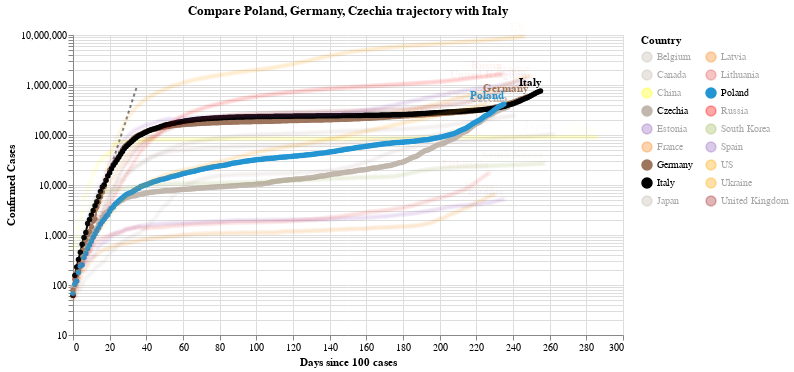

The notebook cell saved with this chart:
### Code cell
#hide_input
chart2 = make_since_chart(dff2,['Poland', 'Germany', 'Czechia'], baseline_countries)
chart2

### Figure 1 — Vega-Lite specification as saved in the notebook (floating-point values rounded to 4 significant figures; data arrays with more than 128 entries replaced by an {"elided": "..."} marker saying what was removed)
{"config": {"view": {"continuousWidth": 400, "continuousHeight": 300}}, "layer": [{"data": {"name": "data-628230001892d6798b50651be41d1b3e"}, "mark": {"type": "line", "color": "black", "opacity": 0.5, "strokeDash": [3, 3]}, "encoding": {"x": {"type": "quantitative", "field": "Days since 100 cases"}, "y": {"type": "quantitative", "field": "Confirmed Cases"}}}, {"data": {"name": "data-73217d79bd70f6730fa6f35f4e8392eb"}, "mark": {"type": "line", "point": true}, "encoding": {"color": {"type": "nominal", "field": "Country", "legend": {"columns": 2}, "scale": {"domain": ["Belgium", "Canada", "China", "Czechia", "Estonia", "France", "Germany", "Italy", "Japan", "Latvia", "Lithuania", "Poland", "Russia", "South Korea", "Spain", "US", "Ukraine", "United Kingdom"], "range": ["#C1B7AD", "#C1B7AD", "yellow", "#C1B7AD", "#9467bd", "#F58518", "#9D755D", "black", "#C1B7AD", "#F58518", "#E45756", "#2495D3", "red", "#A1BA59", "#9467bd", "orange", "orange", "brown"]}}, "opacity": {"condition": {"value": 1, "selection": "selector002"}, "value": 0.05}, "tooltip": [{"type": "nominal", "field": "Country"}, {"type": "temporal", "field": "Date"}, {"type": "quantitative", "field": "Confirmed Cases"}, {"type": "quantitative", "field": "Days since 100 cases"}], "x": {"type": "quantitative", "field": "Days since 100 cases"}, "y": {"type": "quantitative", "field": "Confirmed Cases", "scale": {"type": "log"}}}, "selection": {"selector002": {"type": "multi", "fields": ["Country"], "bind": "legend", "init": [{"Country": "Poland"}, {"Country": "Germany"}, {"Country": "Czechia"}, {"Country": "Italy"}]}}, "width": 550}, {"data": {"name": "data-73217d79bd70f6730fa6f35f4e8392eb"}, "mark": {"type": "text", "align": "right", "dy": -8, "fontWeight": "bold"}, "encoding": {"color": {"type": "nominal", "field": "Country", "legend": {"columns": 2}, "scale": {"domain": ["Belgium", "Canada", "China", "Czechia", "Estonia", "France", "Germany", "Italy", "Japan", "Latvia", "Lithuania", "Poland", "Russia", "South Korea", "Spain", "US", "Ukraine", "United Kingdom"], "range": ["#C1B7AD", "#C1B7AD", "yellow", "#C1B7AD", "#9467bd", "#F58518", "#9D755D", "black", "#C1B7AD", "#F58518", "#E45756", "#2495D3", "red", "#A1BA59", "#9467bd", "orange", "orange", "brown"]}}, "opacity": {"condition": {"value": 1, "selection": "selector002"}, "value": 0.05}, "text": {"type": "nominal", "field": "Country"}, "tooltip": [{"type": "nominal", "field": "Country"}, {"type": "temporal", "field": "Date"}, {"type": "quantitative", "field": "Confirmed Cases"}, {"type": "quantitative", "field": "Days since 100 cases"}], "x": {"type": "quantitative", "field": "Days since 100 cases"}, "y": {"type": "quantitative", "field": "Confirmed Cases", "scale": {"type": "log"}}}, "transform": [{"filter": "(datum['Date'] >= 1604361600000)"}], "width": 550}], "title": "Compare Poland, Germany, Czechia trajectory with Italy", "$schema": "https://vega.github.io/schema/vega-lite/v4.8.1.json", "datasets": {"data-628230001892d6798b50651be41d1b3e": [{"Days since 100 cases": 0, "Confirmed Cases": 100.0}, {"Days since 100 cases": 1, "Confirmed Cases": 130.0}, {"Days since 100 cases": 2, "Confirmed Cases": 169.0}, {"Days since 100 cases": 3, "Confirmed Cases": 219.7}, {"Days since 100 cases": 4, "Confirmed Cases": 285.6}, {"Days since 100 cases": 5, "Confirmed Cases": 371.3}, {"Days since 100 cases": 6, "Confirmed Cases": 482.7}, {"Days since 100 cases": 7, "Confirmed Cases": 627.5}, {"Days since 100 cases": 8, "Confirmed Cases": 815.7}, {"Days since 100 cases": 9, "Confirmed Cases": 1060.0}, {"Days since 100 cases": 10, "Confirmed Cases": 1379.0}, {"Days since 100 cases": 11, "Confirmed Cases": 1792.0}, {"Days since 100 cases": 12, "Confirmed Cases": 2330.0}, {"Days since 100 cases": 13, "Confirmed Cases": 3029.0}, {"Days since 100 cases": 14, "Confirmed Cases": 3937.0}, {"Days since 100 cases": 15, "Confirmed Cases": 5119.0}, {"Days since 100 cases": 16, "Confirmed Cases": 6654.0}, {"Days since 100 cases": 17, "Confirmed Cases": 8650.0}, {"Days since 100 cases": 18, "Confirmed Cases": 11250.0}, {"Days since 100 cases": 19, "Confirmed Cases": 14620.0}, {"Days since 100 cases": 20, "Confirmed Cases": 19000.0}, {"Days since 100 cases": 21, "Confirmed Cases": 24710.0}, {"Days since 100 cases": 22, "Confirmed Cases": 32120.0}, {"Days since 100 cases": 23, "Confirmed Cases": 41750.0}, {"Days since 100 cases": 24, "Confirmed Cases": 54280.0}, {"Days since 100 cases": 25, "Confirmed Cases": 70560.0}, {"Days since 100 cases": 26, "Confirmed Cases": 91730.0}, {"Days since 100 cases": 27, "Confirmed Cases": 119300.0}, {"Days since 100 cases": 28, "Confirmed Cases": 155000.0}, {"Days since 100 cases": 29, "Confirmed Cases": 201500.0}, {"Days since 100 cases": 30, "Confirmed Cases": 262000.0}, {"Days since 100 cases": 31, "Confirmed Cases": 340600.0}, {"Days since 100 cases": 32, "Confirmed Cases": 442800.0}, {"Days since 100 cases": 33, "Confirmed Cases": 575600.0}, {"Days since 100 cases": 34, "Confirmed Cases": 748300.0}, {"Days since 100 cases": 35, "Confirmed Cases": 972800.0}], "data-73217d79bd70f6730fa6f35f4e8392eb": {"elided": "4425 records"}}}
